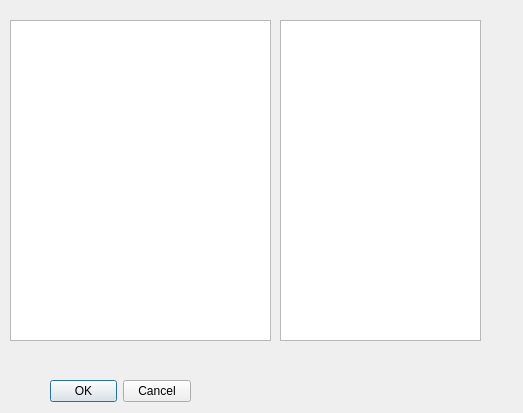
<?xml version="1.0" encoding="UTF-8"?>
<ui version="4.0">
 <class>ContainerHandlerDialog</class>
 <widget class="QDialog" name="ContainerHandlerDialog">
  <property name="geometry">
   <rect>
    <x>0</x>
    <y>0</y>
    <width>523</width>
    <height>413</height>
   </rect>
  </property>
  <property name="windowTitle">
   <string>Dialog</string>
  </property>
  <widget class="QDialogButtonBox" name="buttonBox">
   <property name="geometry">
    <rect>
     <x>50</x>
     <y>380</y>
     <width>141</width>
     <height>22</height>
    </rect>
   </property>
   <property name="orientation">
    <enum>Qt::Horizontal</enum>
   </property>
   <property name="standardButtons">
    <set>QDialogButtonBox::Cancel|QDialogButtonBox::Ok</set>
   </property>
  </widget>
  <widget class="QListWidget" name="listWidget">
   <property name="geometry">
    <rect>
     <x>10</x>
     <y>20</y>
     <width>261</width>
     <height>321</height>
    </rect>
   </property>
   <property name="tabKeyNavigation">
    <bool>true</bool>
   </property>
   <property name="showDropIndicator" stdset="0">
    <bool>false</bool>
   </property>
   <property name="selectionBehavior">
    <enum>QAbstractItemView::SelectItems</enum>
   </property>
   <property name="textElideMode">
    <enum>Qt::ElideMiddle</enum>
   </property>
   <property name="horizontalScrollMode">
    <enum>QAbstractItemView::ScrollPerItem</enum>
   </property>
   <property name="selectionRectVisible">
    <bool>true</bool>
   </property>
   <property name="sortingEnabled">
    <bool>true</bool>
   </property>
  </widget>
  <widget class="QLabel" name="label">
   <property name="geometry">
    <rect>
     <x>70</x>
     <y>340</y>
     <width>241</width>
     <height>31</height>
    </rect>
   </property>
   <property name="text">
    <string/>
   </property>
  </widget>
  <widget class="QTextEdit" name="textEdit">
   <property name="geometry">
    <rect>
     <x>280</x>
     <y>20</y>
     <width>201</width>
     <height>321</height>
    </rect>
   </property>
  </widget>
 </widget>
 <resources/>
 <connections>
  <connection>
   <sender>buttonBox</sender>
   <signal>accepted()</signal>
   <receiver>ContainerHandlerDialog</receiver>
   <slot>accept()</slot>
   <hints>
    <hint type="sourcelabel">
     <x>248</x>
     <y>254</y>
    </hint>
    <hint type="destinationlabel">
     <x>157</x>
     <y>274</y>
    </hint>
   </hints>
  </connection>
  <connection>
   <sender>buttonBox</sender>
   <signal>rejected()</signal>
   <receiver>ContainerHandlerDialog</receiver>
   <slot>reject()</slot>
   <hints>
    <hint type="sourcelabel">
     <x>316</x>
     <y>260</y>
    </hint>
    <hint type="destinationlabel">
     <x>286</x>
     <y>274</y>
    </hint>
   </hints>
  </connection>
 </connections>
</ui>
